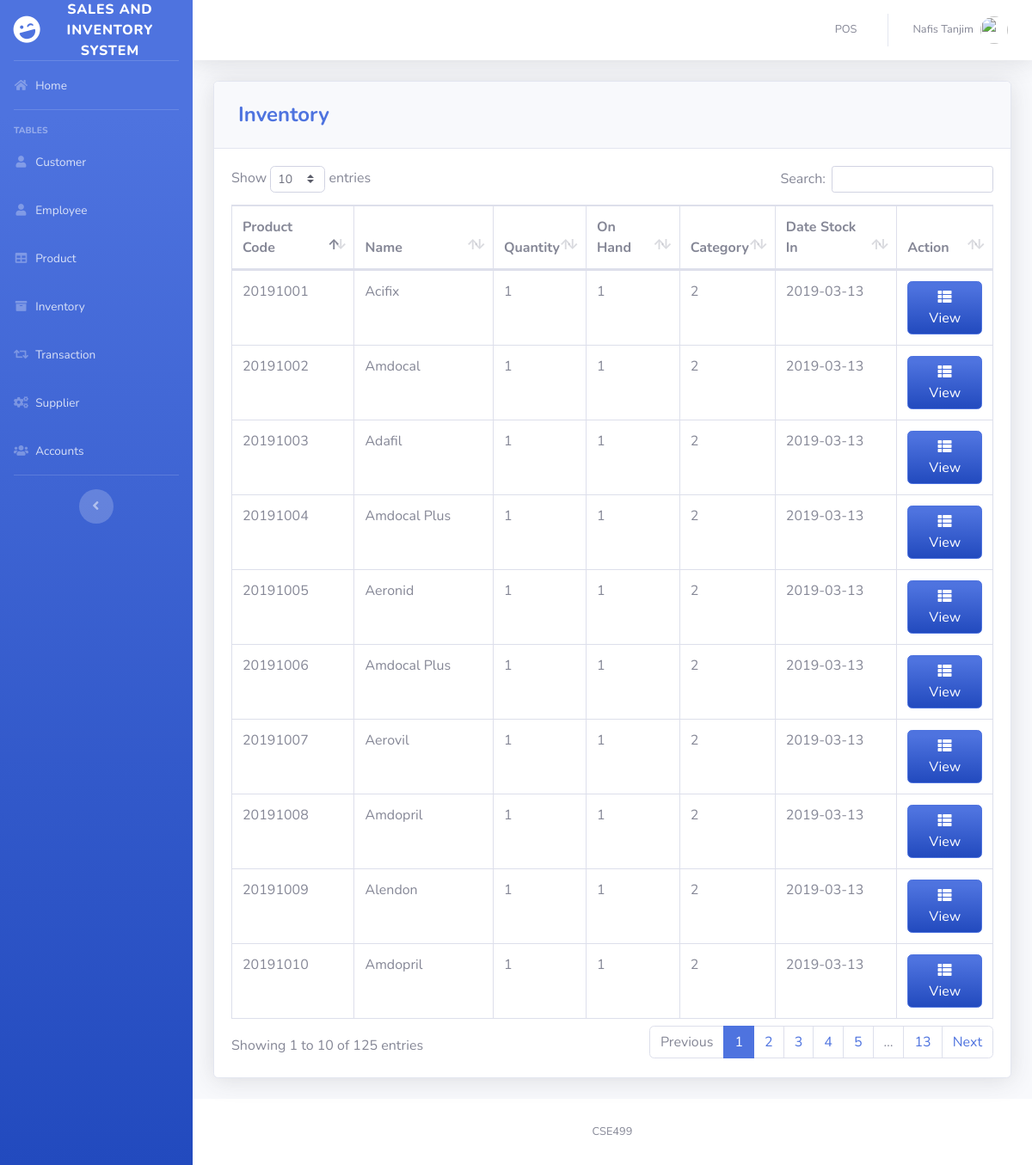
Page /pages/inventory.php (signed in) on the committed database.
### tables this page shows
CREATE TABLE `product` (
  `PRODUCT_ID` int(11) NOT NULL,
  `PRODUCT_CODE` varchar(20) NOT NULL,
  `NAME` varchar(50) DEFAULT NULL,
  `DESCRIPTION` varchar(250) NOT NULL,
  `QTY_STOCK` int(50) DEFAULT NULL,
  `ON_HAND` int(250) NOT NULL,
  `PRICE` int(50) DEFAULT NULL,
  `CATEGORY_ID` int(11) DEFAULT NULL,
  `SUPPLIER_ID` int(11) DEFAULT NULL,
  `DATE_STOCK_IN` varchar(50) NOT NULL
);

CREATE TABLE `category` (
  `CATEGORY_ID` int(11) NOT NULL,
  `CNAME` varchar(50) DEFAULT NULL
);

### pages/inventory.php (the view, shortened to what this page needs)
<?php
include'../includes/connection.php';
include'../includes/sidebar.php';
?>
            <div class="card shadow mb-4">
            <div class="card-header py-3">
              <h4 class="m-2 font-weight-bold text-primary">Inventory</h4>
            </div>
            <div class="card-body">
              <div class="table-responsive">
                <table class="table table-bordered" id="dataTable" width="100%" cellspacing="0">
               <thead>
                   <tr>
                     <th>Product Code</th>
                     <th>Name</th>
                     <th>Quantity</th>
                     <th>On Hand</th>
                     <th>Category</th>
                     <th>Date Stock In</th>
                     <th>Action</th>
                   </tr>
               </thead>
          <tbody>
<?php
    $query = 'SELECT PRODUCT_ID, PRODUCT_CODE, NAME, COUNT(`QTY_STOCK`) AS "QTY_STOCK", COUNT(`ON_HAND`) AS "ON_HAND", CNAME, DATE_STOCK_IN FROM product p join category c on p.CATEGORY_ID=c.CATEGORY_ID GROUP BY PRODUCT_CODE';
        $result = mysqli_query($db, $query) or die (mysqli_error($db));
            while ($row = mysqli_fetch_assoc($result)) {
                echo '<tr>';
                echo '<td>'. $row['PRODUCT_CODE'].'</td>';
                echo '<td>'. $row['NAME'].'</td>';
                echo '<td>'. $row['QTY_STOCK'].'</td>';
                echo '<td>'. $row['ON_HAND'].'</td>';
                echo '<td>'. $row['CNAME'].'</td>';
                echo '<td>'. $row['DATE_STOCK_IN'].'</td>';
                      echo '<td align="right">
                              <a type="button" class="btn btn-primary bg-gradient-primary" href="inv_searchfrm.php?action=edit & id='.$row['PRODUCT_CODE'] . '"><i class="fas fa-fw fa-th-list"></i> View</a>
                          </div> </td>';
                echo '</tr> ';
                        }
?>
<?php
include'../includes/footer.php';
?>

### includes/sidebar.php (shortened to what this page needs)
<!DOCTYPE html>
<html lang="en">
<head>
  <link href="../vendor/fontawesome-free/css/all.min.css" rel="stylesheet" type="text/css">
  <link href="../css/sb-admin-2.min.css" rel="stylesheet">
  <link href="../vendor/datatables/dataTables.bootstrap4.min.css" rel="stylesheet">
</head>
<body id="page-top">
  <div id="wrapper">
    <ul class="navbar-nav bg-gradient-primary sidebar sidebar-dark accordion" id="accordionSidebar">
      <a class="sidebar-brand d-flex align-items-center justify-content-center" href="index.php">
        <div class="sidebar-brand-icon rotate-n-15">
          <i class="fas fa-laugh-wink"></i>
        </div>
        <div class="sidebar-brand-text mx-3">Sales and Inventory System</div>
      </a>
      <hr class="sidebar-divider my-0">
      <li class="nav-item">
        <a class="nav-link" href="index.php">
          <i class="fas fa-fw fa-home"></i>
          <span>Home</span></a>
      </li>
      <hr class="sidebar-divider">
      <div class="sidebar-heading">
        Tables
      </div>
      <li class="nav-item">
        <a class="nav-link" href="customer.php">
          <i class="fas fa-fw fa-user"></i>
          <span>Customer</span></a>
      </li>
      <li class="nav-item">
        <a class="nav-link" href="employee.php">
          <i class="fas fa-fw fa-user"></i>
          <span>Employee</span></a>
      </li>
      <li class="nav-item">
        <a class="nav-link" href="product.php">
          <i class="fas fa-fw fa-table"></i>
          <span>Product</span></a>
      </li>
      <li class="nav-item">
        <a class="nav-link" href="inventory.php">
          <i class="fas fa-fw fa-archive"></i>
          <span>Inventory</span></a>
      </li>
      <li class="nav-item">
        <a class="nav-link" href="transaction.php">
          <i class="fas fa-fw fa-retweet"></i>
          <span>Transaction</span></a>
      </li>
      <li class="nav-item">
        <a class="nav-link" href="supplier.php">
          <i class="fas fa-fw fa-cogs"></i>
          <span>Supplier</span></a>
      </li>
      <li class="nav-item">
        <a class="nav-link" href="user.php">
          <i class="fas fa-fw fa-users"></i>
          <span>Accounts</span></a>
      </li>
      <hr class="sidebar-divider d-none d-md-block">
      <div class="text-center d-none d-md-inline">
        <button class="rounded-circle border-0" id="sidebarToggle"></button>
      </div>
    </ul>
    <?php include_once 'topbar.php'; ?>

### includes/topbar.php (shortened to what this page needs)
<div id="content-wrapper" class="d-flex flex-column">
  <div id="content">
    <nav class="navbar navbar-expand navbar-light bg-white topbar mb-4 static-top shadow">
      <ul class="navbar-nav ml-auto">
        <li class="nav-item dropdown no-arrow">
          <a class="nav-link" href="pos.php" role="button">
            <span class="mr-2 d-none d-lg-inline text-gray-600 small">POS</span>
          </a>
        </li>
        <li class="nav-item dropdown no-arrow">
          <a class="nav-link dropdown-toggle" href="#" id="userDropdown" role="button" data-toggle="dropdown" aria-haspopup="true" aria-expanded="false">
            <span class="mr-2 d-none d-lg-inline text-gray-600 small"><?php echo  $_SESSION['FIRST_NAME']. ' '.$_SESSION['LAST_NAME'] ;?></span>
            <img class="img-profile rounded-circle"
            <?php
              if($_SESSION['GENDER']=='Male'){
                echo 'src="https://encrypted-tbn0.gstatic.com/images?q=tbn:ANd9GcTS0rikanm-OEchWDtCAWQ_s1hQq1nOlQUeJr242AdtgqcdEgm0Dg"';
              }else{
                echo 'src="https://encrypted-tbn0.gstatic.com/images?q=tbn:ANd9GcSNngF0RFPjyGl4ybo78-XYxxeap88Nvsyj1_txm6L4eheH8ZBu"';
              }
            ?>>
          </a>
        </li>
      </ul>
    </nav>
    <div class="container-fluid">

### includes/footer.php (shortened to what this page needs)
      <footer class="sticky-footer bg-white">
        <div class="container my-auto">
          <div class="copyright text-center my-auto">
              <span>CSE499</span>
          </div>
        </div>
      </footer>
</body>
</html>

### rows in the picture
product: PRODUCT_CODE "20191001", NAME "Acifix", QTY_STOCK "1", ON_HAND "1", CATEGORY_ID.CNAME "2", DATE_STOCK_IN "2019-03-13"
product: PRODUCT_CODE "20191002", NAME "Amdocal", QTY_STOCK "1", ON_HAND "1", CATEGORY_ID.CNAME "2", DATE_STOCK_IN "2019-03-13"
product: PRODUCT_CODE "20191003", NAME "Adafil", QTY_STOCK "1", ON_HAND "1", CATEGORY_ID.CNAME "2", DATE_STOCK_IN "2019-03-13"
product: PRODUCT_CODE "20191004", NAME "Amdocal Plus", QTY_STOCK "1", ON_HAND "1", CATEGORY_ID.CNAME "2", DATE_STOCK_IN "2019-03-13"
product: PRODUCT_CODE "20191005", NAME "Aeronid", QTY_STOCK "1", ON_HAND "1", CATEGORY_ID.CNAME "2", DATE_STOCK_IN "2019-03-13"
product: PRODUCT_CODE "20191006", NAME "Amdocal Plus", QTY_STOCK "1", ON_HAND "1", CATEGORY_ID.CNAME "2", DATE_STOCK_IN "2019-03-13"
product: PRODUCT_CODE "20191007", NAME "Aerovil", QTY_STOCK "1", ON_HAND "1", CATEGORY_ID.CNAME "2", DATE_STOCK_IN "2019-03-13"
product: PRODUCT_CODE "20191008", NAME "Amdopril", QTY_STOCK "1", ON_HAND "1", CATEGORY_ID.CNAME "2", DATE_STOCK_IN "2019-03-13"
product: PRODUCT_CODE "20191009", NAME "Alendon", QTY_STOCK "1", ON_HAND "1", CATEGORY_ID.CNAME "2", DATE_STOCK_IN "2019-03-13"
product: PRODUCT_CODE "20191010", NAME "Amdopril", QTY_STOCK "1", ON_HAND "1", CATEGORY_ID.CNAME "2", DATE_STOCK_IN "2019-03-13"

### other values in the picture
$_SESSION['FIRST_NAME'] "Nafis"
$_SESSION['LAST_NAME'] "Tanjim"
